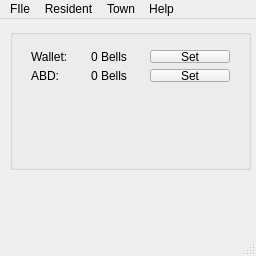
<?xml version="1.0" encoding="UTF-8"?>
<ui version="4.0">
 <class>MainWindow</class>
 <widget class="QMainWindow" name="MainWindow">
  <property name="geometry">
   <rect>
    <x>0</x>
    <y>0</y>
    <width>256</width>
    <height>256</height>
   </rect>
  </property>
  <property name="sizePolicy">
   <sizepolicy hsizetype="Fixed" vsizetype="Fixed">
    <horstretch>0</horstretch>
    <verstretch>0</verstretch>
   </sizepolicy>
  </property>
  <property name="minimumSize">
   <size>
    <width>256</width>
    <height>256</height>
   </size>
  </property>
  <property name="maximumSize">
   <size>
    <width>256</width>
    <height>256</height>
   </size>
  </property>
  <property name="windowTitle">
   <string>NLToolkit</string>
  </property>
  <widget class="QWidget" name="centralWidget">
   <widget class="QGroupBox" name="residentBox">
    <property name="geometry">
     <rect>
      <x>10</x>
      <y>10</y>
      <width>241</width>
      <height>141</height>
     </rect>
    </property>
    <property name="title">
     <string/>
    </property>
    <widget class="QWidget" name="gridLayoutWidget">
     <property name="geometry">
      <rect>
       <x>10</x>
       <y>10</y>
       <width>221</width>
       <height>54</height>
      </rect>
     </property>
     <layout class="QGridLayout" name="gridLayout">
      <property name="sizeConstraint">
       <enum>QLayout::SetMaximumSize</enum>
      </property>
      <item row="0" column="2">
       <widget class="QPushButton" name="residentSetWallet">
        <property name="text">
         <string>Set</string>
        </property>
       </widget>
      </item>
      <item row="0" column="1">
       <widget class="QLabel" name="residentWalletLabel">
        <property name="text">
         <string>0 Bells</string>
        </property>
       </widget>
      </item>
      <item row="0" column="0">
       <widget class="QLabel" name="label">
        <property name="text">
         <string>Wallet:</string>
        </property>
       </widget>
      </item>
      <item row="1" column="0">
       <widget class="QLabel" name="label_2">
        <property name="text">
         <string>ABD:</string>
        </property>
       </widget>
      </item>
      <item row="1" column="2">
       <widget class="QPushButton" name="residentSetABD">
        <property name="text">
         <string>Set</string>
        </property>
       </widget>
      </item>
      <item row="1" column="1">
       <widget class="QLabel" name="residentABDLabel">
        <property name="text">
         <string>0 Bells</string>
        </property>
       </widget>
      </item>
     </layout>
    </widget>
   </widget>
  </widget>
  <widget class="QMenuBar" name="menuBar">
   <property name="geometry">
    <rect>
     <x>0</x>
     <y>0</y>
     <width>256</width>
     <height>21</height>
    </rect>
   </property>
   <widget class="QMenu" name="menuFile">
    <property name="title">
     <string>FIle</string>
    </property>
    <addaction name="actionSave"/>
    <addaction name="separator"/>
    <addaction name="actionExit"/>
   </widget>
   <widget class="QMenu" name="menuResident">
    <property name="title">
     <string>Resident</string>
    </property>
    <addaction name="actionResident_1"/>
    <addaction name="actionResident_2"/>
    <addaction name="actionResident_3"/>
    <addaction name="actionResident_4"/>
   </widget>
   <widget class="QMenu" name="menuHelp">
    <property name="title">
     <string>Help</string>
    </property>
    <addaction name="actionAbout"/>
   </widget>
   <widget class="QMenu" name="menuTown">
    <property name="title">
     <string>Town</string>
    </property>
    <addaction name="actionTown_editor"/>
    <addaction name="actionTown_editor_2"/>
   </widget>
   <addaction name="menuFile"/>
   <addaction name="menuResident"/>
   <addaction name="menuTown"/>
   <addaction name="menuHelp"/>
  </widget>
  <widget class="QStatusBar" name="statusBar"/>
  <action name="actionResident_1">
   <property name="checkable">
    <bool>true</bool>
   </property>
   <property name="checked">
    <bool>true</bool>
   </property>
   <property name="text">
    <string>Resident 1</string>
   </property>
  </action>
  <action name="actionResident_2">
   <property name="checkable">
    <bool>true</bool>
   </property>
   <property name="text">
    <string>Resident 2</string>
   </property>
  </action>
  <action name="actionResident_3">
   <property name="checkable">
    <bool>true</bool>
   </property>
   <property name="text">
    <string>Resident 3</string>
   </property>
  </action>
  <action name="actionResident_4">
   <property name="checkable">
    <bool>true</bool>
   </property>
   <property name="text">
    <string>Resident 4</string>
   </property>
  </action>
  <action name="actionTown_editor">
   <property name="text">
    <string>Acre editor</string>
   </property>
  </action>
  <action name="actionTown_editor_2">
   <property name="text">
    <string>Town editor</string>
   </property>
  </action>
  <action name="actionExit">
   <property name="text">
    <string>Exit</string>
   </property>
  </action>
  <action name="actionAbout">
   <property name="text">
    <string>About</string>
   </property>
  </action>
  <action name="actionSave">
   <property name="text">
    <string>Save</string>
   </property>
  </action>
 </widget>
 <layoutdefault spacing="6" margin="11"/>
 <resources/>
 <connections/>
</ui>
